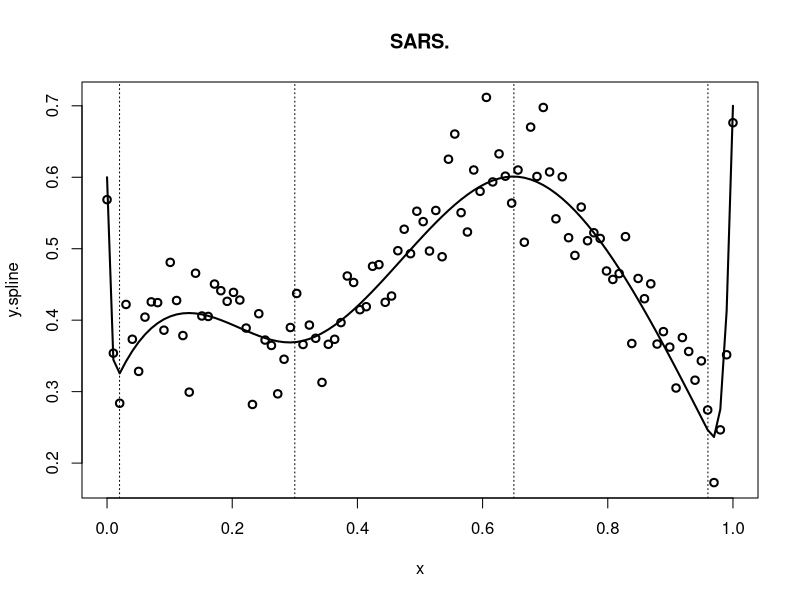
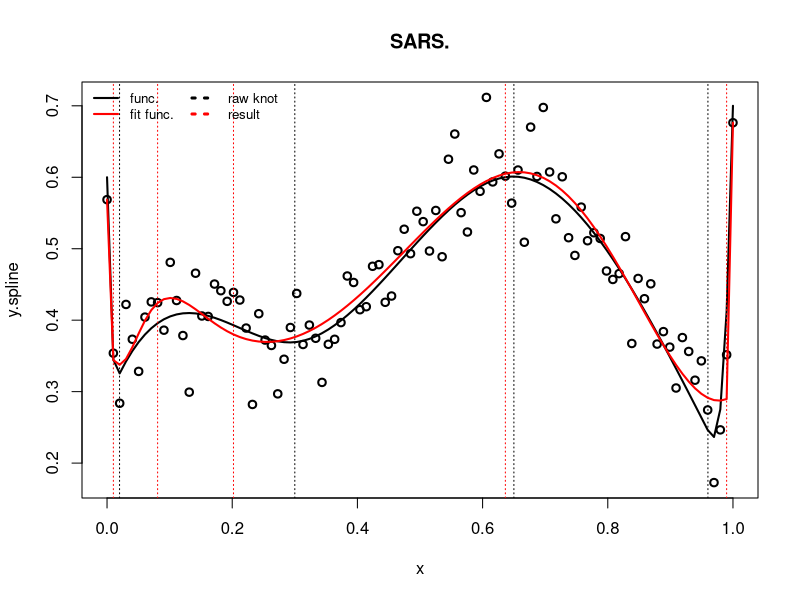

Source code (R) for these figures, in order:
library(splines)
library(data.table)
#SARS.
SARS <- function(data, C){
    basis_X <-function(data, xi, l, order=2){
    X <- NULL
    x1 <- ifelse((data$x-xi)>0,(data$x-xi)^l, 0)
    x2 <- outer(data$x-xi,0:(order-1),"^")
    X <- cbind(x1, x2)
    return(X)
  }
  
  #X <- basis_X(data, 0.3, 0, 2)
  
  coe_gamma <- function(data, data_j){
    alpha_hat <- lm(y.spline~., data_j)$coe[1]
    sigma_hat <- median(abs(data$y.spline[-1]-data$y.spline[-length(data$y.spline)]))/(0.6745*sqrt(2))
    cov_matrix <- summary(lm(y.spline~.,data_j))$cov[1]
    var_hat <- cov_matrix*sigma_hat^2
    gamma <- abs(alpha_hat/sqrt(var_hat))
    #return(list(alpha_hat, sigma_hat, var_hat))
    return(gamma)
  }
  #coe_gamma(data, data_j)
  
  l <- 1
  delta_0 <- (max(data$x)-min(data$x))/5
  delta <- ((max(data$x)-min(data$x))/n)*1.2
  data_selection <- data
  Sp <- NULL
  bic <- NULL
  p <- 0
  while((nrow(data_selection)>1)&(delta < delta_0)){
    potential <- NULL
    data_selection <- data
    p <- p + 1
    delta <- ((max(data$x)-min(data$x))/n)*1.2^p
    
    for(i in 1:nrow(data_selection)){
      J <- subset(data_selection ,(x>=(x[i]-delta))&(x<=(x[i]+delta)))
  
      if(nrow(J)>4){
        X <- basis_X(J, x[i], l, 2)
        data_j <- data.frame(y.spline=J$y.spline, X)
        gamma <- coe_gamma(data, data_j)
      
        if(gamma>C){
          tmp <- data_selection$x[i]
          potential <- c(tmp, potential)
          
          data_selection <- subset(data_selection, (x>=(tmp+delta))|(x<=(tmp-delta)))
          #print(nrow(data_selection))
        }
      }
    }
    
    Sp[[p]] <- list(c(p, delta), potential)
    if (is.null(Sp[[p]][[2]])==FALSE){
      fit <- lm(y.spline~bs(x, df = NULL, degree=3, knots=Sp[[p]][[2]]), data)
      k <- length(Sp[[p]][[2]])
      sigma_hat <- median(abs(data$y.spline[-1]-data$y.spline[-length(data$y.spline)]))/(0.6745*sqrt(2))
      rss <- sum(fit$residuals^2)+ 2*(k+4)*sigma_hat/n
      bic[[p]] <- n*log(rss/n)+k*log(n)
      
    }else{
      bic[[p]] <- NA
    }
  }
  #Sp
  #bic
  return(Sp[[which.min(bic)]])
}

#fit
fit_SARS <- function(data_e0, data, C){
  plot(data, lwd=2, main="SARS.")
  lines(data_e0, lwd=2)
  abline(v=knot, lty=3)
  
  result <- SARS(data, C)[[2]]
  abline(v=result, col="red", lty=3)
  fit <- lm(y.spline~bs(x, knots=result, degree=(length(result)-1)),data)
  lines(x, predict(fit), type="l", col="red" ,lwd=2)
  legend("topleft",ncol=2, col=c("black","red","black","red"), lwd=c(2,2,3,3) ,lty=c(1,1,3,3), legend=c("func.","fit func.","raw knot","result"), cex=0.8, bty="n")
  
  #summary knot
  #list(raw=sort(knot),result=sort(result_s1))
  
  #MSE:0.002177784
  mse <- sum((predict(fit)-data$y.spline)^2)/n
  return(mse)
}

#init.
set.seed(1)
n <- 100
order <- 3
x <- seq(0, 1, length.out=n)
e <- rnorm(n ,0, 0.05)

#generate data
raw_data <- function(x, knot, order, alpha, e) {
  basis <- bs(x=x, knots=knot, degree=order, Boundary.knots=c(0,1),intercept=TRUE)
  y.spline <- basis%*%alpha + e
  dt <- data.table(x, y.spline=as.vector(y.spline))
  return(dt)
}

knot <- c(0.02, 0.3, 0.65, 0.96)
alpha <- c(0.6, 0.3, 0.5, 0.2, 0.8, 0.4, 0.2, 0.7)
data_e0 <- raw_data(x, knot, order, alpha, e=0)
data <- raw_data(x, knot, order, alpha, e)

plot(data, lwd=2, main="SARS.")
lines(data_e0, lwd=2)
abline(v=knot, lty=3)

fit_SARS(data_e0, data, 5)
